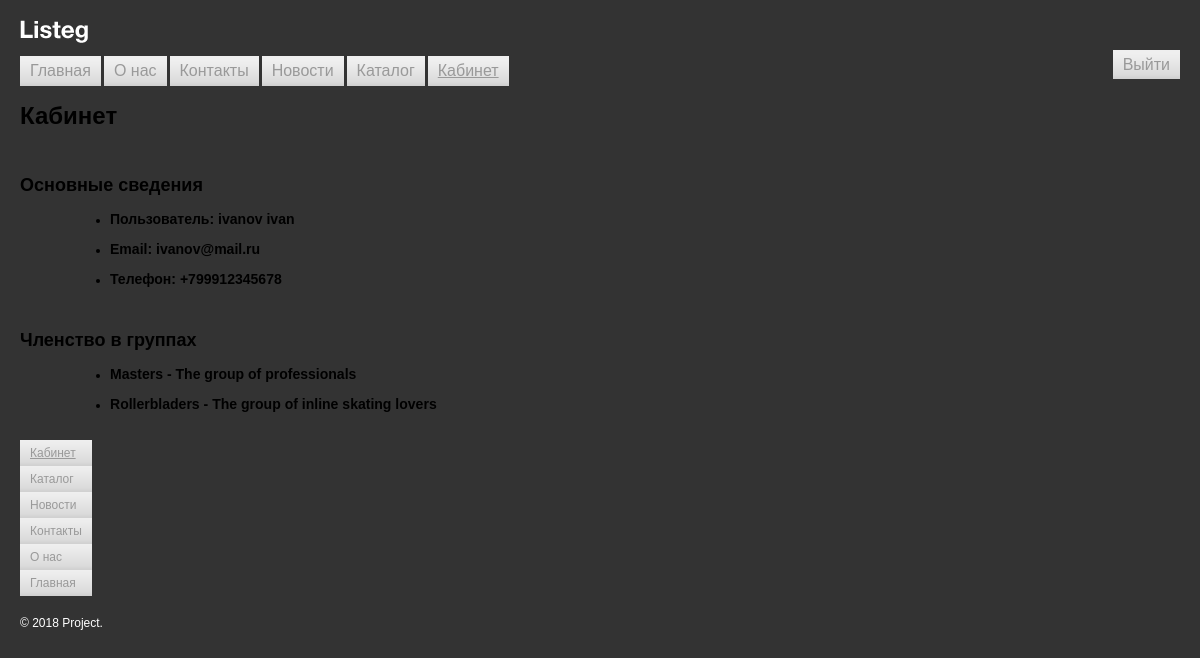
Page /route/personal/ (signed in) on the committed database.
### tables this page shows
CREATE TABLE `users` (
  `id` int NOT NULL,
  `is_active` tinyint(1) NOT NULL,
  `name` varchar(255) NOT NULL,
  `email` varchar(255) NOT NULL,
  `phone` varchar(15) NOT NULL,
  `password` char(60) NOT NULL,
  `is_agree` tinyint(1) NOT NULL
);

CREATE TABLE `group_user` (
  `user_id` int NOT NULL,
  `group_id` int NOT NULL
);

CREATE TABLE `groups` (
  `id` int NOT NULL,
  `name` varchar(255) NOT NULL,
  `description` varchar(255) NOT NULL
);

### core/app.php (called while the page is built, shortened)
<?php
function isCurrentUrl($url)
{
    return $url == parse_url($_SERVER['REQUEST_URI'], PHP_URL_PATH);
}
function getTitle($menu)
{
    foreach ($menu as $item) {
        if (isCurrentUrl($item['path'])) {
            return $item['title'];
        }
    }
}
function showMenu($menu, $class = '', $sort = SORT_ASC)
{
    require $_SERVER['DOCUMENT_ROOT'] . '/templates/menu.php';
}
function getGroupsInfo($connection)
{
    $stmt = $connection->prepare("SELECT * FROM `groups` left join group_user on `groups`.`id` = `group_user`.`group_id` where `group_user`.`user_id` = :id");
    $stmt->execute([':id' => $_SESSION['id']]);
    while ($row = $stmt->fetch(PDO::FETCH_ASSOC)) {
        $result[] = $row;
    }
    return $result;
}
function getUserInfo($connection)
{
    $stmt = $connection->prepare('select * from users where id = :id');
    $stmt->execute([':id' => $_SESSION['id']]);
    $result = $stmt->fetch(PDO::FETCH_ASSOC);
    return $result;
}

### route/personal/index.php (the view, shortened to what this page needs)
<?php
require $_SERVER['DOCUMENT_ROOT'] . '/header.php';
$connection = getConnection();
$user = getUserInfo($connection);
$groups = getGroupsInfo($connection);
?>
<h1><?= getTitle($menu); ?></h1><br>
<h2>Основные сведения</h2>
<ul style="margin-left: 50px;">
    <li>
        <h3>Пользователь: <?= $user['name']; ?></h3>
    </li>
    <li>
        <h3>Email: <?= $user['email']; ?></h3>
    </li>
    <li>
        <h3>Телефон: <?= $user['phone']; ?></h3>
    </li>
</ul><br>
<h2>Членство в группах</h2>
<ul style="margin-left: 50px;">
    <?php
    foreach ($groups as $key => $group) : ?>
        <li>
            <h3><?= $group['name']; ?> - <?= $group['description']; ?></h3>
        </li>
    <?php endforeach; ?>
</ul><br>
<?php require_once $_SERVER['DOCUMENT_ROOT'] . '/footer.php';
?>

### styles.css (style rules this page uses)
body { background: #333333; padding: 20px; margin: 0; color: #000000; font-family: Arial, Helvetica, sans-serif; font-size: 12px; }

### rows in the picture
users: name "ivanov ivan", email "ivanov@mail.ru", phone "+799912345678"
group_user: group.name "Masters", group.description "The group of professionals"
group_user: group.name "Rollerbladers", group.description "The group of inline skating lovers"

### other values in the picture
trimString($item['title']) "Главная"
trimString($item['title']) "О нас"
trimString($item['title']) "Контакты"
trimString($item['title']) "Новости"
trimString($item['title']) "Каталог"
trimString($item['title']) "Кабинет"
getTitle($menu) "Кабинет"
